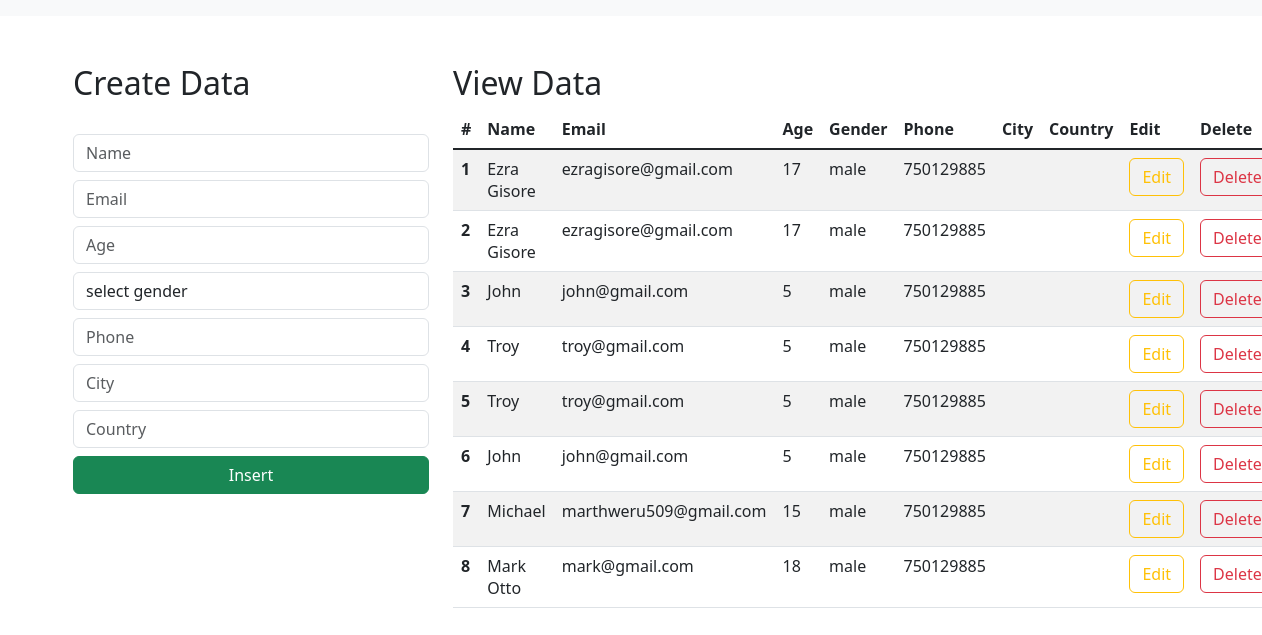
The app's page /, older data.
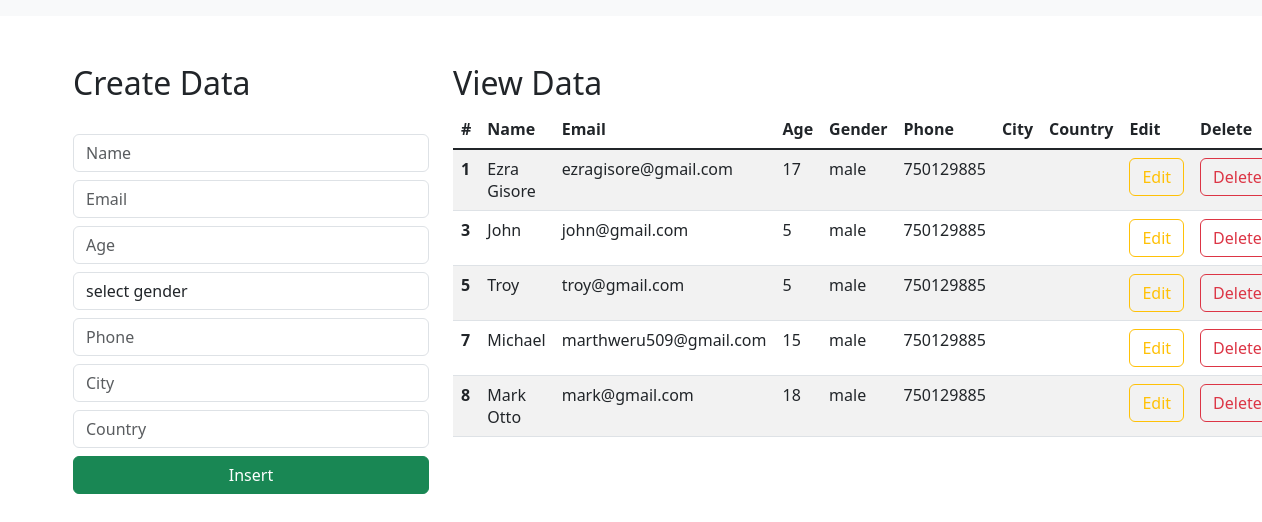
The same page, newer data.
### ezradjango_dtbregistration/models.py (models this page shows)
class Student(models.Model):
    name = models.CharField(max_length=50, blank=True, null=False)
    email = models.EmailField(max_length=50, blank=True, null=False)
    age = models.IntegerField(max_length=50, blank=True, null=False)
    phone = models.IntegerField(max_length=50, blank=True, null=False)
    gender = models.CharField(max_length=50, blank=True, null=False)
    city = models.CharField(max_length=50, blank=True, null=False, default="Nairobi")
    country = models.CharField(max_length=50, blank=True, null=False, default="Kenya")

### ezradjango_dtbregistration/views.py (the view)
# urls.py: path('', views.index_page, name='index'),
def index_page(request):
    data = Student.objects.all()
    context = {'data':data}
    return render(request, 'index.html', context)

### templates/index.html (shortened to what this page needs)
<html lang="en">
    <link href="https://cdn.jsdelivr.net/npm/bootstrap@5.3.0-alpha1/dist/css/bootstrap.min.css" rel="stylesheet">
  <head>
  </head>
  <body>
    <nav class="navbar navbar-expand-lg bg-body-tertiary">
      </nav>
      <div class="container mt-5">
        <div class="row">
            <div class="col-md-4">
                <h2>Create Data</h2>
                <br>
                <form action="/insert" method="post">
                    <div class="form-group">
                        <input type="text" class="form-control" placeholder="Name" name="name" required>
                    </div>
                    <div class="form-group">
                        <input type="email" class="form-control  mt-2" placeholder="Email" name="email" required>
                    </div>
                    <div class="form-group">
                        <input type="number" class="form-control  mt-2" placeholder="Age" name="age" required>
                    </div>
                    <div class="form-group mt-2">
                        <select id="gender" name="gender" class="form-control" required>
                            <option selected>select gender</option>
                        </select>
                    </div>
                    <div class="form-group">
                        <input type="number" class="form-control  mt-2" placeholder="Phone" name="phone" required>
                    </div>
                    <div class="form-group">
                        <input type="text" class="form-control  mt-2" placeholder="City" name="city" required>
                    </div>
                    <div class="form-group">
                        <input type="text" class="form-control  mt-2" placeholder="Country" name="country" required>
                    </div>
                    <div class="d-grid gap-2">
                        <button class="btn btn-success mt-2" type="submit">Insert</button>
                    </div>
                </form>
            </div>
            <div class="col-md-8">
                <h2>View Data</h2>
                <table class="table table-striped table-hover">
                    <thead>
                      <tr>
                        <th scope="col">#</th>
                        <th scope="col">Name</th>
                        <th scope="col">Email</th>
                        <th scope="col">Age</th>
                        <th scope="col">Gender</th>
                        <th scope="col">Phone</th>
                        <th scope="col">City</th>
                        <th scope="col">Country</th>
                        <th scope="col">Edit</th>
                        <th scope="col">Delete</th>
                      </tr>
                    </thead>
                    <tbody class="table-group-divider">
                    {% for d in data %}
                      <tr>
                        <th scope="row">{{d.id}}</th>
                        <td>{{d.name}}</td>
                        <td>{{d.email}}</td>
                        <td>{{d.age}}</td>
                        <td>{{d.gender}}</td>
                        <td>{{d.phone}}</td>
                        <td>{{d.city}}</td>
                        <td>{{d.country}}</td>
                        <td><a href="/update/{{d.id}}" type="button" class="btn btn-outline-warning">Edit</a></td>
                        <td><a href="/delete/{{d.id}}" type="button" class="btn btn-outline-danger">Delete</a></td>
                      </tr>
                    {% endfor %}
                    </tbody>
                  </table>
            </div>
        </div>
      </div>
  </body>
</html>

Row changes from the older to the newer data that the page shows:
removed Student: id "2", name "Ezra Gisore", email "ezragisore@gmail.com", age "17", gender "male", phone "750129885"
removed Student: id "4", name "Troy", email "troy@gmail.com", age "5", gender "male", phone "750129885"
removed Student: id "6", name "John", email "john@gmail.com", age "5", gender "male", phone "750129885"
